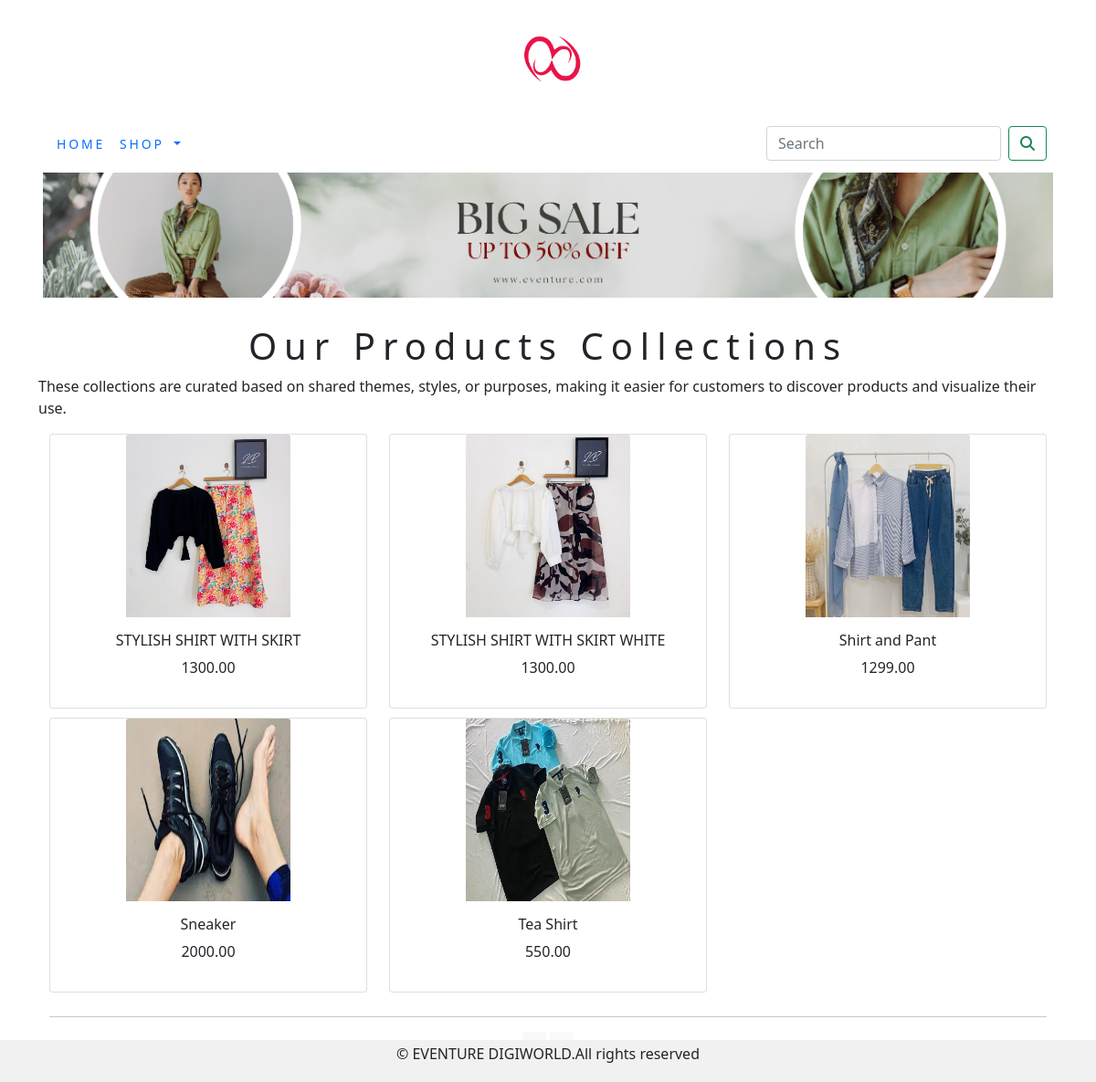
Screenshot of /shop/?page=2 with the database file from the repository.
### shop/models.py (models this page shows, shortened)
class Product(models.Model):
    name=models.CharField(max_length=250,unique=True)
    slug=models.SlugField(max_length=250,unique=True)
    description=models.TextField(blank=True)
    price=models.DecimalField(max_digits=10,decimal_places=2)
    category=models.ForeignKey(Category,on_delete=models.CASCADE)
    image = models.ImageField(upload_to='product', blank=True)
    stock=models.IntegerField()
    available=models.BooleanField(default=True)
    created=models.DateTimeField(auto_now_add=True)
    updated=models.DateTimeField(auto_now=True)
    def get_url(self):
        return reverse('shop:prodCatdetail', args=[self.category.slug, self.slug])
    class Meta:
        ordering=('name',)
        verbose_name='product'
        verbose_name_plural='products'

### shop/views.py (the view)
# urls.py: path('',views.allProdCat,name='allProdCat'),
def allProdCat(request,c_slug=None):
    c_page=None
    products_list=None
    if c_slug!=None:
        c_page = get_object_or_404(Category,slug=c_slug)
        products_list = Product.objects.all().filter(category=c_page, available=True)
    else:
        products_list = Product.objects.all().filter(available=True)
    paginator = Paginator(products_list, 6)
    try:
        page = int(request.GET.get('page', '1'))
    except:
        page = 1
    try:
        products = paginator.page(page)
    except (EmptyPage, InvalidPage):
        products = paginator.page(paginator.num_pages)
    return render(request,"category.html",{ 'category':c_page,'products':products} )

### cart/context_processors.py (called while the page is built)
def counter(request):
    item_count=0
    if 'admin' in request.path:
        return {}
    else:
        try:
            cart=Cart.objects.filter(cart_id=_cart_id(request))
            cart_items=CartItem.objects.all().filter(cart=cart[:1])
            for cart_item in cart_items:
                item_count += cart_item.quantity
        except Cart. DoesNotExist:
            item_count = 0
    return dict(item_count=item_count)

### cart/views.py (called while the page is built)
def _cart_id(request):
    cart = request.session.session_key
    if not cart:
        cart = request.session.create()
    return cart

### shop/context_processors.py (called while the page is built)
def menu_links(request):
    links=Category.objects.all()
    return dict(links=links)

### shop/models.py (called while the page is built)
    def get_url(self):
        return reverse('shop:product_by_category',args=[self.slug])

### template/category.html (shortened to what this page needs)
{% extends 'base.html' %}
{% load static %}
{% block content %}
<div class="mx_auto">
    {% if category %}
    <img class="my_image" src="{{ category.image.url }}" alt="{{ category.name }}" style="width:60;height:60;">
</div>
<br>
<div>
    <h1 class="text-center my_title">{{category.name}}</h1>
    <p class="text-justify">{{category.description}}</p>
</div>
    {% else %}
<div>
<img class="my_image my_image_padding" src="{% static 'img/BANNER.png' %}" alt="our products" width="1250" height="150">
</div>
<br>
<div>
    <h1 class="text-center my_title">Our Products Collections</h1>
    <p class="text-justify">These collections are curated based on shared themes, styles, or purposes, making it easier for customers to discover products and visualize their use.</p>
</div>
    {% endif %}
<div class="container">
    <div class="row mx_auto">
        {% for product in products.object_list %}
        <div class="my_bottom_margin col-9 col-sm-12 col-md-4 col-lg-4">
            <div class="card text-center" style="min-width:15rem;">
            <a href="{{ product.get_url }}"><img class="card-img-top my_image"  src="{{ product.image.url }}" alt="{{ product.name }}" style="width:180px; height:200px;"></a>
        <div class="card-body">
            <h6>{{ product.name }}</h6>
            <p>{{ product.price }}</p>
        </div>
        </div>
    </div>
     {% endfor %}
    </div>
    <div class="mx-auto">
        {% if products.paginator.num_pages > 1 %}
        <hr>
        <div class="text-center">
        {% for pg in products.paginator.page_range %}
           <a href="?page={{ pg }}" class="btn btn-light btn-sm {% if products.number == pg %} active {% endif %}">{{ pg }}</a>
        {% endfor %}
        </div>
        {% endif %}
    </div>
    <br>
</div>
{% endblock %}

### static/css/custom.css (style rules this page uses)
body { font-family: 'Roboto', sans-serif; }
.my_image { width:100%; height:auto; }
.my_title { font-size:16px text-transform:uppercase; letter-spacing:.2em; }
.my_image_padding { padding:5px; }
.my_bottom_margin { margin-bottom:10px }

### rows the page displays
Product: image (picture), name "STYLISH SHIRT WITH SKIRT", price "1300.00"
Product: image (picture), name "STYLISH SHIRT WITH SKIRT WHITE", price "1300.00"
Product: image (picture), name "Shirt and Pant", price "1299.00"
Product: image (picture), name "Sneaker", price "2000.00"
Product: image (picture), name "Tea Shirt", price "550.00"
